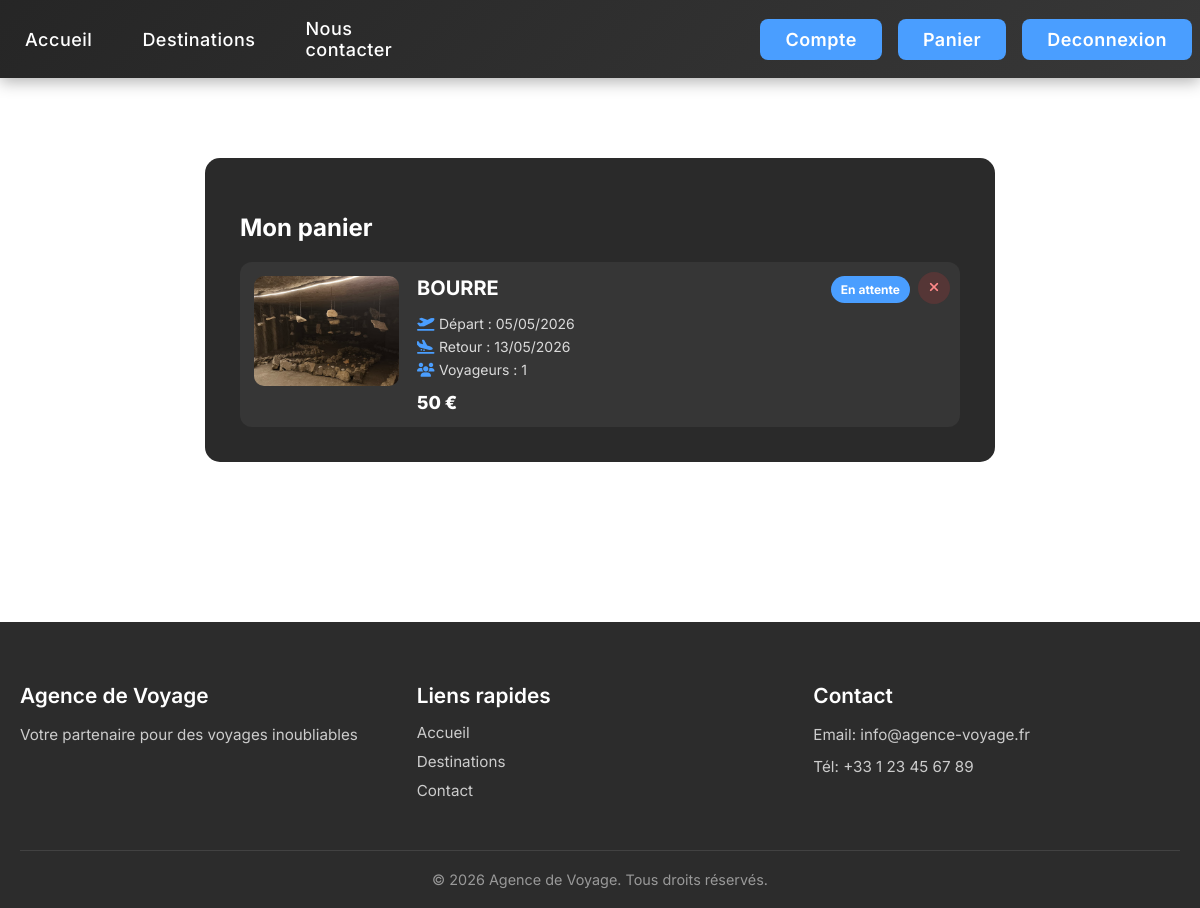
Screenshot of /panier.php (signed in) with the database file from the repository.
### tables this page shows
CREATE TABLE IF NOT EXISTS `reservation` (
  `reservation_id` int NOT NULL AUTO_INCREMENT,
  `voyage_id` int NOT NULL,
  `user_id` int NOT NULL,
  `nbPersonnes` int NOT NULL,
  `statut` varchar(20) NOT NULL,
  `dateArrivee` date NOT NULL,
  `dateDepart` date NOT NULL,
  PRIMARY KEY (`reservation_id`)
);

CREATE TABLE IF NOT EXISTS `voyages` (
  `id` int NOT NULL AUTO_INCREMENT,
  `description` varchar(255) NOT NULL,
  `nom` varchar(50) NOT NULL,
  `image` varchar(50) NOT NULL,
  `prix` smallint NOT NULL,
  `meilleurPeriode` varchar(200) NOT NULL,
  `activite` varchar(255) NOT NULL,
  PRIMARY KEY (`id`),
  UNIQUE KEY `nom` (`nom`)
);

### panier.php (the view, shortened to what this page needs)
<?php
include 'config/pdo.php';
$stmt = $pdo->prepare(
    "SELECT
        reservation.reservation_id,
        reservation.nbPersonnes,
        reservation.statut,
        reservation.dateArrivee,
        reservation.dateDepart,
        voyages.nom,
        voyages.image,
        voyages.prix
    FROM reservation
    INNER JOIN voyages ON voyages.id = reservation.voyage_id
    WHERE reservation.user_id = ?
    ORDER BY reservation.reservation_id DESC"
);
$stmt->execute([$_SESSION['user_id']]);
$reservations = $stmt->fetchAll(PDO::FETCH_ASSOC);
function formatDateFr($date) {
    return date('d/m/Y', strtotime($date));
}
function formatStatut($statut) {
    if ($statut === 'W' || $statut === 'Wait') {
        return 'En attente';
    }
    return $statut;
}
?>
<!DOCTYPE html>
<html lang="en">
<head>
    <link rel="stylesheet" href="styles/base.css">
    <link rel="stylesheet" href="styles/navigation.css">
    <link rel="stylesheet" href="styles/components.css">
    <link rel="stylesheet" href="styles/panier.css?v=<?php echo time(); ?>">
    <link rel="stylesheet" href="styles/forms.css">
    <link rel="stylesheet" href="styles/footer.css">
</head>
<body>
<?php include 'includes/header.php'; ?>
<main class="panier-page">
    <section class="panier-section">
        <h1 class="titlepanier">Mon panier</h1>
        <div class="panier-items">
            <?php foreach ($reservations as $reservation): ?>
                <article class="panier-item">
                    <form method="POST" class="panier-cancel-form" onsubmit="return confirm('Annuler cette réservation ?');">
                        <button type="submit" class="panier-cancel" title="Annuler la réservation" aria-label="Annuler la réservation">
                            <i class="fa-solid fa-xmark"></i>
                        </button>
                    </form>
                    <img
                        src="<?= htmlspecialchars($reservation['image']) ?>"
                        alt="<?= htmlspecialchars($reservation['nom']) ?>"
                        class="panier-item-image"
                    >
                    <div class="panier-item-content">
                        <div class="panier-item-header">
                            <h2><?= htmlspecialchars($reservation['nom']) ?></h2>
                            <span class="panier-status"><?= htmlspecialchars(formatStatut($reservation['statut'])) ?></span>
                        </div>
                        <div class="panier-details">
                            <p><i class="fa-solid fa-plane-departure"></i> Départ : <?= htmlspecialchars(formatDateFr($reservation['dateArrivee'])) ?></p>
                            <p><i class="fa-solid fa-plane-arrival"></i> Retour : <?= htmlspecialchars(formatDateFr($reservation['dateDepart'])) ?></p>
                            <p><i class="fa-solid fa-users"></i> Voyageurs : <?= htmlspecialchars($reservation['nbPersonnes']) ?></p>
                        </div>
                        <p class="panier-price">
                            <?= htmlspecialchars((int) $reservation['prix'] * (int) $reservation['nbPersonnes']) ?> €
                        </p>
                    </div>
                </article>
            <?php endforeach; ?>
        </div>
    </section>
</main>
<?php include 'includes/footer.php'; ?>
</body>
</html>

### styles/base.css (style rules this page uses)
body { background-image: url("../rsc/image.png"); background-size: cover; background-attachment: fixed; margin: 0; padding: 0; min-height: 100vh; display: flex; flex-direction: column; }
section { display: flex; }
article { max-width: 50%; margin-right: 50px; }

### styles/panier.css (style rules this page uses)
.panier-page { flex: 1; display: flex; justify-content: center; align-items: flex-start; padding: 50px 20px 80px; }
.panier-section { width: 100%; max-width: 720px; background: #2a2a2a; padding: 35px; display: flex; border-radius: 15px; flex-direction: column; }
.panier-items { display: flex; flex-direction: column; gap: 12px; }
.panier-item { position: relative; display: flex; gap: 18px; width: 100%; max-width: none; margin-right: 0; background: #363636; border-radius: 12px; padding: 14px; box-sizing: border-box; color: white; font-family: "Inter", sans-serif; }
.panier-cancel-form { position: absolute; top: 10px; right: 10px; margin: 0; }
.panier-cancel { width: 32px; height: 32px; border: 0; border-radius: 50%; background: rgba(230, 57, 57, 0.18); color: #ff8a8a; cursor: pointer; display: inline-flex; align-items: center; justify-content: center; }
.panier-item-image { width: 145px; height: 110px; object-fit: cover; border-radius: 10px; flex-shrink: 0; }
.panier-item-content { flex: 1; min-width: 0; }
.panier-item-header { display: flex; justify-content: space-between; gap: 12px; align-items: flex-start; padding-right: 36px; }
.panier-item-header h2 { margin: 0; font-size: 20px; overflow-wrap: anywhere; }
.panier-status { background: #4a9eff; color: #fff; border-radius: 999px; padding: 6px 10px; font-size: 12px; font-weight: 700; white-space: nowrap; }
.panier-details { display: grid; gap: 6px; margin-top: 12px; }
.panier-details p { margin: 0; color: rgba(255, 255, 255, 0.82); font-size: 14px; }
.panier-details i { width: 18px; color: #4a9eff; }
.panier-price { margin: 14px 0 0; color: #fff; font-size: 18px; font-weight: 800; }
.titlepanier { color: white; font-family: "Inter", sans-serif; }

### rows the page displays
reservation: voyage.image (picture), voyage.nom "BOURRE", statut "En attente", dateArrivee "05/05/2026", dateDepart "13/05/2026", nbPersonnes "1", voyage.prix "50"
